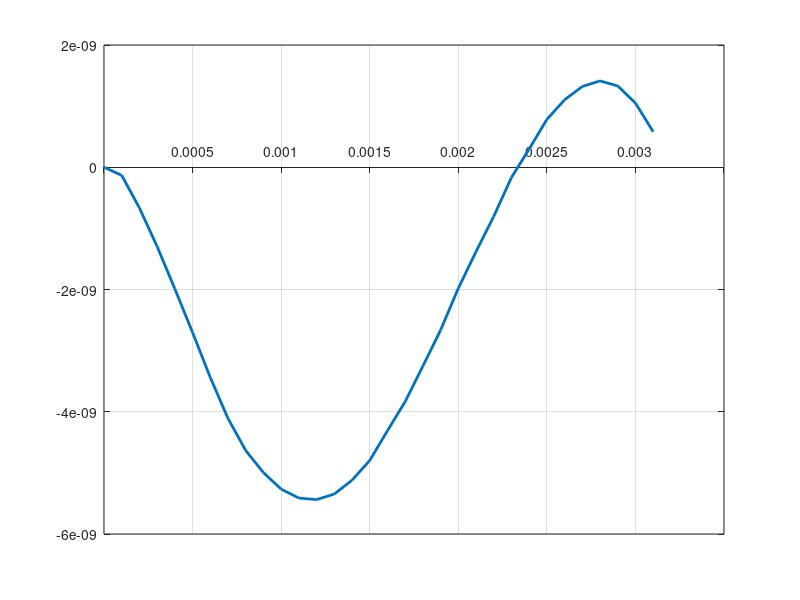

Recreate this plot in MATLAB. (Note: this script raises an error after producing the figure.)
clear all; close all; clc;
%%
vbce = 0;
Nce = 0.025;
Tce = 0.1725;


Nwe = 0.4842;
Twe = 0.2413;
vbwe = 0;

Nwce = 0.4631
Twce = 0.1839;
vbwce = 0;

Nhe = 1-Nce-Nwe-Nwce;
The = 1;
vbhe =0;

Ni = 1;
Ti = 0.001;
vbi= 0;

mu = 1836;


 M = 0.798601
phi_min = -0.5*(M-sqrt(3*Tce))^2;

%%
phi_min = -0.5*(M-sqrt(3*Tce))^2;
lf = phi_min;
rf = -1* phi_min;

dph = 0.0001

phi=0:dph:rf;


sti=1;
%% Genralized density
d =@(y, m, vbj, fj, sgj, muj, zj) ((muj*fj)/(6*sqrt((3*sgj)/muj)))*((((m-vbj) + sqrt((3*sgj)/muj)).^3 ...
    -(((m-vbj) + sqrt((3*sgj)/muj))*sqrt(1 - (2*zj*y)/(muj*((m-vbj) + sqrt((3*sgj)/muj)).^2))).^3) ...
    - (((m-vbj) -sqrt((3*sgj)/muj)).^3 - (((m-vbj) - sqrt((3*sgj)/muj))*sqrt( ...
    1 - (2*zj*y)/(muj*((m-vbj) - sqrt((3*sgj)/muj)).^2))).^3));

%% Psudopotential functional
S0 =@(y) d(y, M, vbce, Nce, Tce, 1, -1) + d(y, M, vbwe, Nwe, Twe, 1, -1) ...
    + d(y, M, vbhe, Nhe, The, 1, -1)  + d(y, M, vbwce, Nwce, Twce, 1, -1) +y -sti*(y - d(y, M, vbi, Ni, Ti, 1836, 1)) ;


for i=1:length(phi)
    u(i) = S0(phi(i));  
end
%%

for i=1:length(phi)
    if isreal(u(i))
        phi(1:i-1)=[];
        u(1:i-1)=[];
        break
    end
end


plot(gca, phi, u,'linewidth',2)
%hold on
%plot(handles.axes1, [lf rf], [0 0],'k','linewidth',2)
set(gca, 'XAxisLocation', 'origin')
if min(u)<0
%app.UIAxes.YLim = [(min(u) +0.01*min(u)) 0];
end
set(gca, 'XAxisLocation', 'origin')
ax = gca;
grid on
ax.GridLineStyle = '--';
set(ax,'FontSize',12,'FontWeight','bold','linewidth',2)
%%
[a b] = min(phi);

[~, l2] =size(phi);
for j=1:l2
    
    if (a <0) && (u(j)>0)   % if phi is negative
        ll=j;
    elseif (a >= 0) && (u(j)>0)   % if phi is positive
        ll=j;
        break
    end
end
phm=phi(ll);  % Phi max

ph=[];

%% Finding solution of S0
dxx = 0.01;      % Grid size for ode calculation (zheta)
xmax=100;           % Maximum x axis limit it shold be much greater than widht by simulation
%
if a<0
    t=[xmax:-dxx:0];    % x axis matrix to give input to ode solver for -ve phi
else
    t=[0:dxx:xmax];    % x axis matrix to give input to ode solver for +ve phi
end
%% clear x and y values
clc
x=[];
y=[];
%% Genralized density
d =@(y, m, vbj, fj, sgj, muj, zj) ((muj*fj)/(6*sqrt((3*sgj)/muj)))*((((m-vbj) + sqrt((3*sgj)/muj)).^3 ...
    -(((m-vbj) + sqrt((3*sgj)/muj))*sqrt(1 - (2*zj*y)/(muj*((m-vbj) + sqrt((3*sgj)/muj)).^2))).^3) ...
    - (((m-vbj) -sqrt((3*sgj)/muj)).^3 - (((m-vbj) - sqrt((3*sgj)/muj))*sqrt( ...
    1 - (2*zj*y)/(muj*((m-vbj) - sqrt((3*sgj)/muj)).^2))).^3));

%% Psudopotential functional
S =@(x, y) d(y, M, vbce, Nce, Tce, 1, -1) + d(y, M, vbwe, Nwe, Twe, 1, -1) ...
    + d(y, M, vbhe, Nhe, The, 1, -1)  + d(y, M, vbwce, Nwce, Twce, 1, -1) +y -sti*(y - d(y, M, vbi, Ni, Ti, 1836, 1)) ;

fn = @(x,y) 0-sqrt(0-2*S(x,y));  % Sagdive pseudo potential equation
%%
[xt,yt]=ode45(fn,t ,phm);  % Solving PDE using ODE45

%% Remove negative roots in the Matrix yt and xt
[l1 l2]=size(yt);
lk=0;

for j=1:l1
    if (a <0) &&(real(yt(j)))<=0
        lk=lk+1;
    elseif (a >=0) &&(real(yt(j)))>=0
        lk=lk+1;
    end
end
%
if lk<l1
    xt(lk+1:l1,:)=[];
    yt(lk+1:l1,:)=[];
end
%% Electric field
ex=[0;-diff(real(yt))./diff(xt)];

exm = max(abs(ex))
jk=0;
for kk=1:length(ex)
    if abs(ex(kk))<=abs(0.5*exm)  % it work for +ve and -ve phi
        jk=kk;
    end
end
wE=2*abs(xt(jk))
plot(xt, ex)
ph1=real(yt);
%% Finding another half

k1=lk;
ph2=zeros(1,lk);
for i=1:lk
    ph2(i)=ph1(k1-i+1);
    ex2(i)=0-ex(k1-i+1);
end

ph2(k1)=[];
ex2(k1)=[];
ph0=[ph2';ph1];
ex0=[ex2';ex];
clear ph1 ph2 ex1 ex2

nx=2*lk-1;
x=0:nx-1;
xc=(nx-1)*dxx/2;
x1=x.*dxx-xc;
x1=x1';
ph0=[x1 ph0 ex0];
%
%  plot(ph0(:,1) ,ph0(:,3),'g')



jk=0;
for kk=1:nx/2
    if abs(ph0(kk,2))<=abs(0.5*phm)  % it work for +ve and -ve phi
        jk=kk;
    end
end
A=phm;
w=2*abs(ph0(jk,1))

unNo =0 ;
unYes =1;
if unNo == 1
    en=1;
    pn = 1;
    lmd=1;
    
    M_unormalized = [];
    E_unormalized = [];
    w_unormalized = [];
    
%     set(handles.Et,'String',E_unormalized)
%     set(handles.Mt,'String',M_unormalized)
%     set(handles.wt,'String',w_unormalized)
    
elseif unYes==1
    %% Unormalization
    Th = 87;
    ni0 = 47.5;
    
    
    eps0 = 8.85*1.e-12;
    e = 1.6*1.e-19;
    me = 9.1*1.e-31;
    ni0 = ni0*1.e6;
    nh0 =  Nhe*ni0;
    Th  = Th*e %joul;
    
    lmd = ((eps0*Th)/(nh0*e^2))^0.5
    en  = (Th)/(e*lmd);
    pn = (Th)/(e);
    Cs  = sqrt(Th/me);
    M_unormalized = (M*Cs)/1000;
    E_unormalized = en*max(ph0(:,3))*1000;
    w_unormalized = wE*lmd;
    
    
%     set(handles.Et,'String',E_unormalized)
%     set(handles.Mt,'String',M_unormalized)
%     set(handles.wt,'String',w_unormalized)
end



%% Plotting
figure('units', 'normalized', 'outerposition',[0 0 1 1])
subplot(1,2,1);
plot(lmd*ph0(:,1),pn*ph0(:,2),'r','linewidth',2)
hold
plot(lmd*[-w/2 -w/2],pn*[0 phm],'k')
plot(lmd*[w/2 w/2],pn*[0 phm],'k')
plot(lmd*[min(x1) max(x1)], pn*[phm*0.5 phm*0.5],'k-.')
grid on
ylabel('\Phi')
xlabel('\zeta')
set(gca,'FontSize',16,'FontWeight','bold','linewidth',2)

subplot(1,2,2);
plot(lmd*ph0(:,1) ,en*ph0(:,3),'r','linewidth',2)
ylabel('E')
xlabel('\zeta')
grid on
set(gca,'FontSize',16,'FontWeight','bold','linewidth',2)
